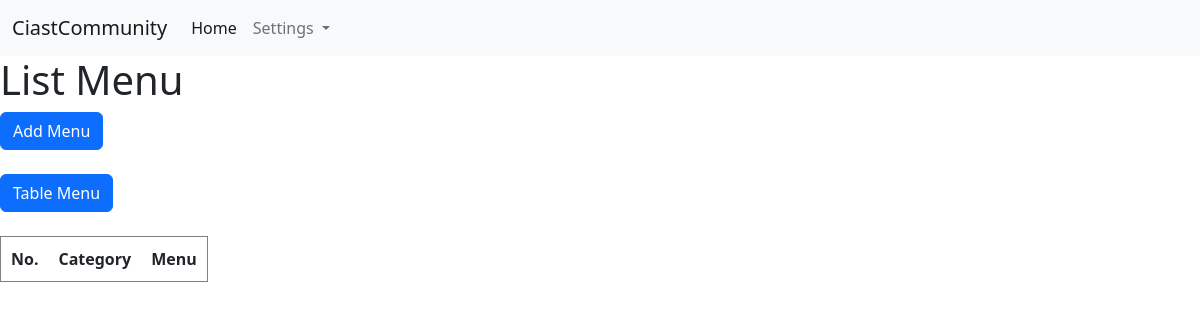
Page /Admin/listmenu.php on the earlier database version.
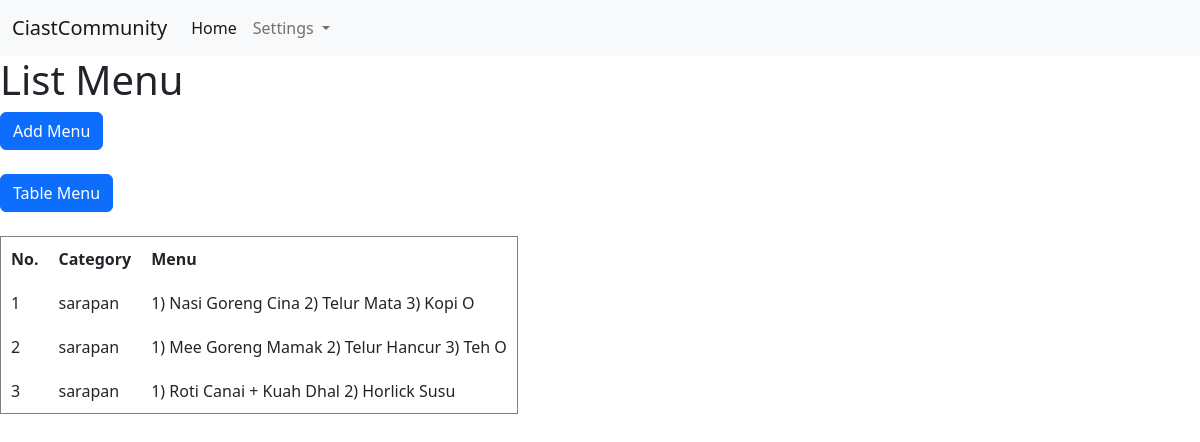
Same page on the later database version.
### tables this page shows
CREATE TABLE `lmenu` (
  `id` int(11) NOT NULL,
  `category` char(50) NOT NULL,
  `menu` char(255) NOT NULL
);

### Admin/functions.php (called while the page is built, shortened)
<?php
function ambildata($condb, $query)
{
    $result = mysqli_query($condb, $query);
    $rows = [];
    while ($row = mysqli_fetch_assoc($result)) {
        $rows[] = $row;
    }
    return $rows;
}

### Admin/listmenu.php (the view, shortened to what this page needs)
<?php
require_once 'functions.php';
$menu = ambildata($condb, 'SELECT * FROM lmenu');
?>
<!DOCTYPE html>
<html lang="en">
<head>
</head>
<body>
<?php require_once 'header.php';?>
    <h1>List Menu</h1>
    <button class="btn btn-primary"><a href="addmenu.php" style="text-decoration: none; color:white;">Add Menu</a></button>
    <br><br>
    <button class="btn btn-primary"><a href="tablemenu1.php" style="text-decoration: none; color:white;">Table Menu</a></button>
    <br><br>
    <table border="1" cellpadding="10" cellspacing="0">
        <tr>
            <th>No.</th>
            <th>Category</th>
            <th>Menu</th>
        </tr>
        <?php $i = 1; ?>
        <?php foreach ($menu as $row) : ?>
            <tr>
                <td>
                    <?= $i; ?>
                </td>
                <td>
                    <?= $row['category'] ?>
                </td>
                <td>
                    <?= $row['menu'] ?>
                </td>
            </tr>
            <?php $i++; ?>
        <?php endforeach; ?>
    </table>
</body>
</html>

### Admin/header.php (shortened to what this page needs)
<!doctype html>
<html lang="en">
  <head>
    <link href="../css/bootstrap.min.css" rel="stylesheet">
  </head>
  <body>
<nav class="navbar navbar-expand-lg navbar-light bg-light">
  <div class="container-fluid">
    <a class="navbar-brand" href="#">CiastCommunity</a>
    <div class="collapse navbar-collapse" id="navbarSupportedContent">
      <ul class="navbar-nav me-auto mb-2 mb-lg-0">
        <li class="nav-item">
          <a class="nav-link active" aria-current="page" href="2-admindashboard.php">Home</a>
        </li>
        <li class="nav-item dropdown">
          <a class="nav-link dropdown-toggle" href="#" id="navbarDropdown" role="button" data-bs-toggle="dropdown" aria-expanded="false">
            Settings
          </a>
        </li>
      </ul>
    </div>
  </div>
</nav>
  </body>
</html>

Differences in the rows shown:
added lmenu: category "sarapan", menu "1) Nasi Goreng Cina 2) Telur Mata 3) Kopi O"
added lmenu: category "sarapan", menu "1) Mee Goreng Mamak 2) Telur Hancur 3) Teh O"
added lmenu: category "sarapan", menu "1) Roti Canai + Kuah Dhal 2) Horlick Susu"
